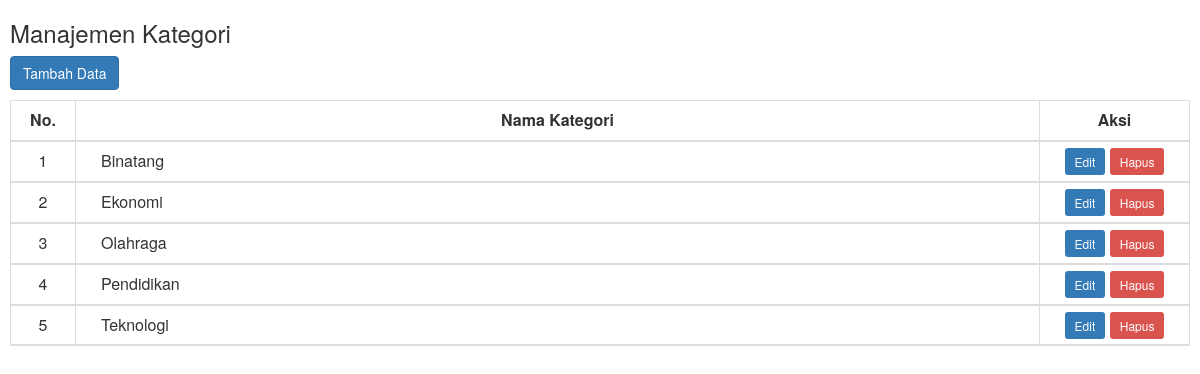
Page /admin/module/kategori/kategori.php on the committed database.
### tables this page shows
CREATE TABLE `kategori` (
  `id` int(5) NOT NULL,
  `nm_kategori` varchar(50) NOT NULL
);

### admin/module/kategori/kategori.php (the view, shortened to what this page needs)
<link href="https://maxcdn.bootstrapcdn.com/bootstrap/3.3.7/css/bootstrap.min.css" rel="stylesheet">
<?php
if (isset($_GET['tipe'])) {
    if ($_GET['tipe'] == 'tambah') {
        echo "
            <h3>Tambah Data Kategori</h3>
            <form method='post' action='module/kategori/proses_tambah.php'>
                <label>Nama Kategori</label>
                <input type='text' name='kategori' size'40' /><br>
                <label>&nbsp;</label>
                <div style='margin-top: 10px;'></div>
                <input type='submit' class='btn btn-primary' value='Simpan'/>
                <input type='button' class='btn btn-secondary' value='Batal' onClick='history.back();'/>
            </form>";
    } elseif ($_GET['tipe'] == 'edit') {
        $sql = mysqli_query($mysqli, "SELECT * FROM kategori where id='$_GET[id]'");
        $de = mysqli_fetch_array($sql);
        echo "
            <h3>Edit Data Kategori</h3>
            <form method='post' action='module/kategori/proses_edit.php'>
                <input type='hidden' name='id' value='$de[id]' />
                <label>Nama Kategori</label>
                <input type='text' name='kategori' size'40' value='$de[nm_kategori]' /><br>
                <label>&nbsp;</label>
                <div style='margin-top: 10px;'></div>
                <input type='submit' class='btn btn-primary' value='Update'/>
                <input type='button' class='btn btn-secondary' value='Batal' onClick='history.back();'/>
            </form>";
    }
} else {
    echo "<h3>Manajemen Kategori</h3>
    <a href='?m=kategori&tipe=tambah' class='btn btn-primary'>Tambah Data</a>
    <div style='margin-bottom: 10px;'></div>
    <table class='table table-bordered' style='margin-bottom: -3px;'>
        <thead>
        <tr>
            <th style='text-align: center;' width='65px'>No.</th>
            <th style='text-align: center;'>Nama Kategori</th>
            <th style='text-align: center;'>Aksi</th>
        </tr>";
    $sql = mysqli_query($mysqli, "SELECT * FROM kategori ORDER BY nm_kategori ASC");
    $no = 1;
    while ($k = mysqli_fetch_array($sql)) {
        echo "<tr>
                <td align='center'>$no</td>
                <td style='padding-left: 25px; padding-right: 25px; text-align: justify;'>$k[nm_kategori]</td>
                <td align='center' width='150px'>
                    <a href='?m=kategori&tipe=edit&id=$k[id]' class='btn-sm btn-primary'>Edit</a>
                    <a href='module/kategori/proses_hapus.php?id=$k[id]'
                        onClick='return confirm(\"Anda yakin akan menghapus?\")' class='btn-sm btn-danger'>Hapus</a>
                </td>
            </tr>";
        $no++;
    }
    echo "</table>";
}
?>

### rows in the picture
kategori: nm_kategori "Binatang"
kategori: nm_kategori "Ekonomi"
kategori: nm_kategori "Olahraga"
kategori: nm_kategori "Pendidikan"
kategori: nm_kategori "Teknologi"
